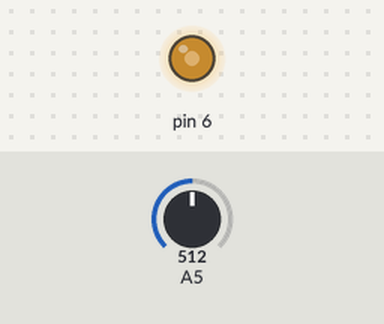
Bench run of a sketch on a simulated Arduino Uno, built with avr-gcc and run on an emulated ATmega328P. On the bench: output pins drawn as LEDs (lit = HIGH). The test bench sets the inputs (shaded band); at power-on: A5 = 512.

Above: at 1.2 s.
1.3 s: A5 set to 716
At 2.4 s:
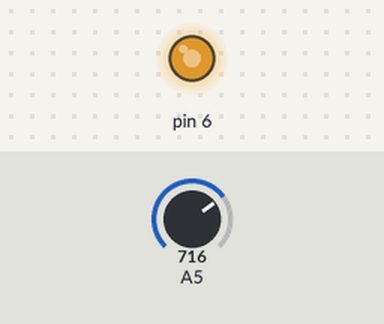
2.8 s: A5 set to 900
At 3.5 s:
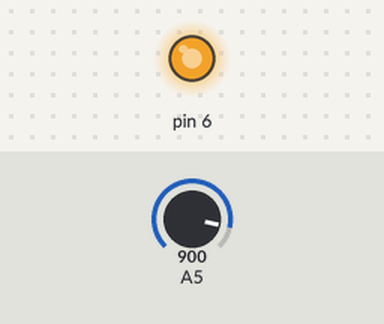
4.3 s: A5 set to 122
At 4.7 s:
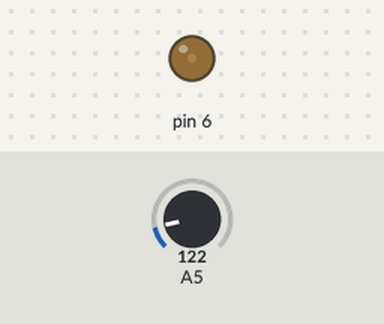
5.8 s: A5 set to 0
At 7.0 s:
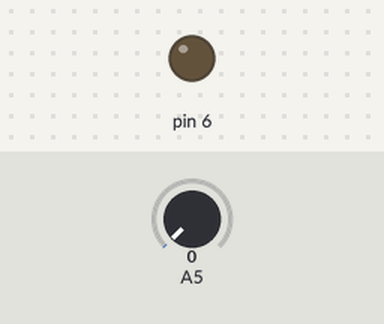
Timing chart, 0 to 8.3 s (numbered marks = the images above; inputs shaded):
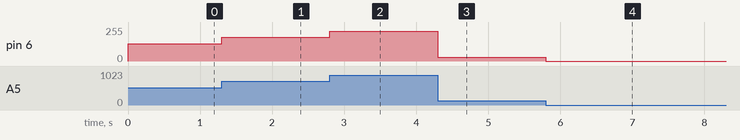

The sketch:

PWM_Potentiometer_Control.ino
```cpp
void setup() {
  // put your setup code here, to run once:
pinMode(6, OUTPUT);
}

void loop() {
  // put your main code here, to run repeatedly:
analogWrite(6, analogRead(5)/4);
}
```

Measured:
- after the input at 1.3 s, pin 6: 128/255 → 179/255 at once
- after the input at 2.8 s, pin 6: 179/255 → 225/255 at once
- after the input at 4.3 s, pin 6: 225/255 → 30/255 at once
- after the input at 5.8 s, pin 6: 30/255 → 0/255 at once
